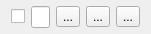
<?xml version="1.0" encoding="UTF-8"?>
<ui version="4.0">
 <class>CustomScriptsListItem</class>
 <widget class="QFrame" name="CustomScriptsListItem">
  <property name="geometry">
   <rect>
    <x>0</x>
    <y>0</y>
    <width>151</width>
    <height>34</height>
   </rect>
  </property>
  <property name="sizePolicy">
   <sizepolicy hsizetype="Preferred" vsizetype="Fixed">
    <horstretch>0</horstretch>
    <verstretch>0</verstretch>
   </sizepolicy>
  </property>
  <layout class="QHBoxLayout">
   <property name="topMargin">
    <number>4</number>
   </property>
   <property name="bottomMargin">
    <number>4</number>
   </property>
   <item>
    <widget class="QCheckBox" name="checkBox_Enable">
     <property name="toolTip">
      <string>如果不勾选，此脚本将不会启用</string>
     </property>
     <property name="text">
      <string/>
     </property>
    </widget>
   </item>
   <item>
    <widget class="QLineEdit" name="lineEdit_filepath">
     <property name="minimumSize">
      <size>
       <width>1</width>
       <height>0</height>
      </size>
     </property>
     <property name="text">
      <string/>
     </property>
    </widget>
   </item>
   <item>
    <widget class="QToolButton" name="b_Choose">
     <property name="toolTip">
      <string>为此脚本选择新的文件路径</string>
     </property>
     <property name="text">
      <string>...</string>
     </property>
     <property name="icon">
      <iconset resource="../resources/images.qrc">
       <normaloff>:/icons/folder.ico</normaloff>:/icons/folder.ico</iconset>
     </property>
    </widget>
   </item>
   <item>
    <widget class="QToolButton" name="b_Edit">
     <property name="toolTip">
      <string>打开此脚本</string>
     </property>
     <property name="text">
      <string>...</string>
     </property>
     <property name="icon">
      <iconset resource="../resources/images.qrc">
       <normaloff>:/icons/file_edit.ico</normaloff>:/icons/file_edit.ico</iconset>
     </property>
    </widget>
   </item>
   <item>
    <widget class="QToolButton" name="b_Delete">
     <property name="toolTip">
      <string>删除此脚本</string>
     </property>
     <property name="text">
      <string>...</string>
     </property>
     <property name="icon">
      <iconset resource="../resources/images.qrc">
       <normaloff>:/icons/delete.ico</normaloff>:/icons/delete.ico</iconset>
     </property>
    </widget>
   </item>
  </layout>
 </widget>
 <resources>
  <include location="../resources/images.qrc"/>
 </resources>
 <connections/>
</ui>
